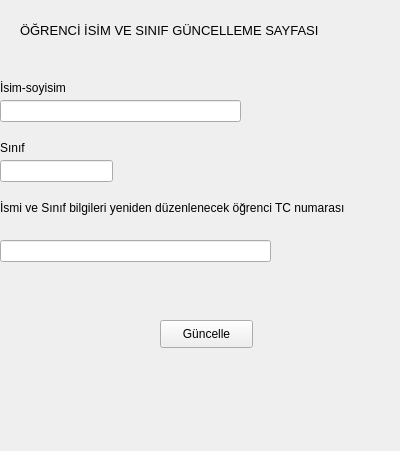
<?xml version="1.0" encoding="UTF-8"?>
<ui version="4.0">
 <class>Form_isimGuncelle2</class>
 <widget class="QWidget" name="Form_isimGuncelle2">
  <property name="geometry">
   <rect>
    <x>0</x>
    <y>0</y>
    <width>400</width>
    <height>451</height>
   </rect>
  </property>
  <property name="windowTitle">
   <string>Form</string>
  </property>
  <widget class="QLabel" name="label">
   <property name="geometry">
    <rect>
     <x>20</x>
     <y>20</y>
     <width>361</width>
     <height>20</height>
    </rect>
   </property>
   <property name="font">
    <font>
     <pointsize>10</pointsize>
    </font>
   </property>
   <property name="text">
    <string>ÖĞRENCİ İSİM VE SINIF GÜNCELLEME SAYFASI</string>
   </property>
  </widget>
  <widget class="QLabel" name="label_2">
   <property name="geometry">
    <rect>
     <x>0</x>
     <y>80</y>
     <width>151</width>
     <height>16</height>
    </rect>
   </property>
   <property name="text">
    <string>İsim-soyisim</string>
   </property>
  </widget>
  <widget class="QLineEdit" name="lineEdit_isimGuncelle">
   <property name="geometry">
    <rect>
     <x>0</x>
     <y>100</y>
     <width>241</width>
     <height>22</height>
    </rect>
   </property>
  </widget>
  <widget class="QLabel" name="label_3">
   <property name="geometry">
    <rect>
     <x>0</x>
     <y>140</y>
     <width>55</width>
     <height>16</height>
    </rect>
   </property>
   <property name="text">
    <string>Sınıf</string>
   </property>
  </widget>
  <widget class="QLineEdit" name="lineEdit_sinifGuncelle">
   <property name="geometry">
    <rect>
     <x>0</x>
     <y>160</y>
     <width>113</width>
     <height>22</height>
    </rect>
   </property>
  </widget>
  <widget class="QPushButton" name="pushButton_isimSinifGuncelle">
   <property name="geometry">
    <rect>
     <x>160</x>
     <y>320</y>
     <width>93</width>
     <height>28</height>
    </rect>
   </property>
   <property name="text">
    <string>Güncelle</string>
   </property>
  </widget>
  <widget class="QLabel" name="label_4">
   <property name="geometry">
    <rect>
     <x>0</x>
     <y>200</y>
     <width>381</width>
     <height>16</height>
    </rect>
   </property>
   <property name="text">
    <string>İsmi ve Sınıf bilgileri yeniden düzenlenecek öğrenci TC numarası</string>
   </property>
  </widget>
  <widget class="QLineEdit" name="lineEdit">
   <property name="geometry">
    <rect>
     <x>0</x>
     <y>240</y>
     <width>271</width>
     <height>22</height>
    </rect>
   </property>
  </widget>
 </widget>
 <resources/>
 <connections/>
</ui>
